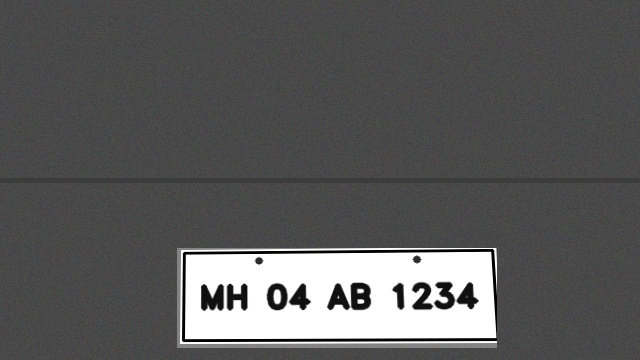
#> input picture ai/anpr/resources/sample_plate.jpg, 640 x 360 px
$ python -i preprocess.py   (imports and definitions only)
#> lines starting #> are read from the running program, lines starting #| are printed output that depends on the picture; after the words box and inside, x2 and y2 are one past the last pixel; in counts of white or black regions, pixels touching at a corner belong together
"""Image preprocessing variants for gate-slip OCR.

Ported from docs/ocr_gate_docs.py::ocr_photo — grayscale → EXIF transpose →
2× upscale → autocontrast (+ optional binarise / sharpen). Deterministic.
"""
from __future__ import annotations

import io
from typing import Any, List, Tuple


def load_pil():
    """Import PIL lazily so unit tests of extractors don't need Pillow."""
    from PIL import Image, ImageOps

    return Image, ImageOps


def variants_from_bytes(
    raw: bytes,
    *,
    binarize_threshold: int = 140,
) -> List[Tuple[str, Any]]:
    """Return named PIL images ready for Tesseract.

    Order matters for early-exit: autocontrast first (usually best recall),
    then sharpened (helps DP World truck lines), then binarised.
    """
#> called with binarize_threshold = 140
    Image, ImageOps = load_pil()
    from PIL import ImageFilter

    img = Image.open(io.BytesIO(raw))
#> img is the input picture: PIL image 640x360 RGB; mean R, G, B 90.5, 90.5, 90.5
    img = ImageOps.exif_transpose(img).convert("L")
#> img: PIL image 640x360 L
    big = img.resize((img.width * 2, img.height * 2), Image.LANCZOS)
    auto = ImageOps.autocontrast(big)
    sharp = auto.filter(ImageFilter.SHARPEN)
    thresh = auto.point(lambda p: 255 if p > binarize_threshold else 0)
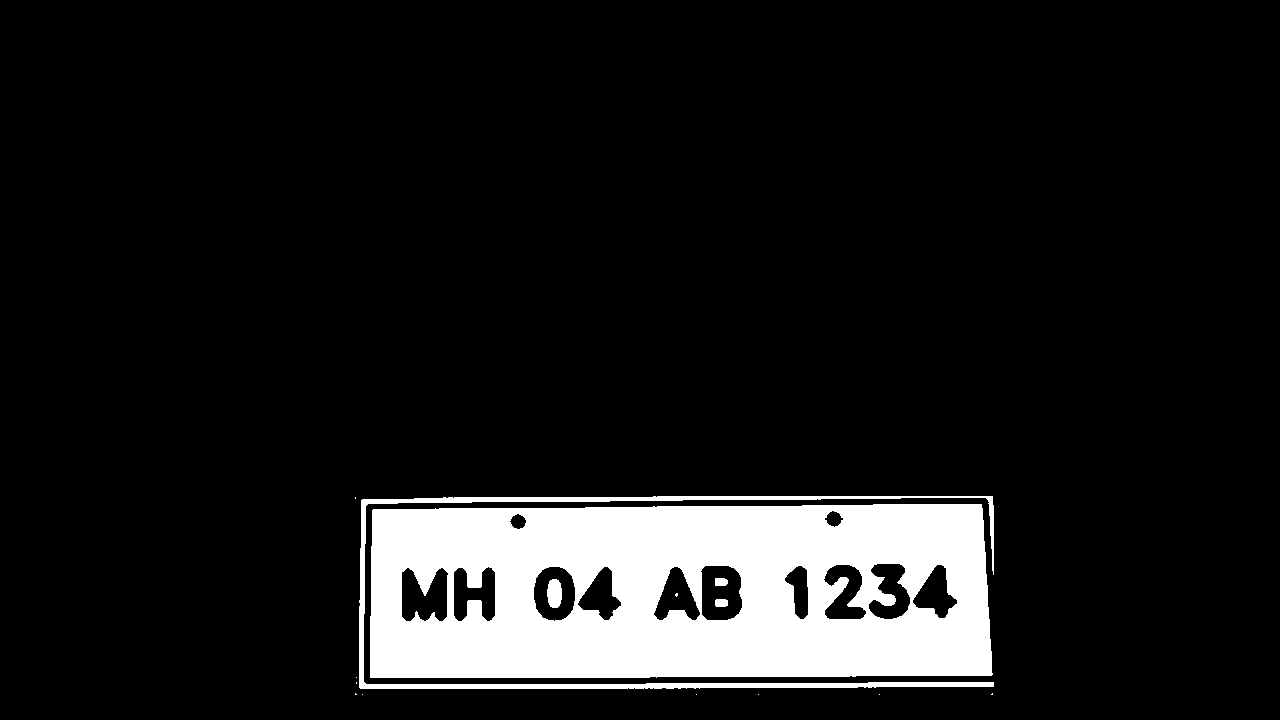
#> thresh: PIL image 1280x720 L; 10.7% white; 15 white regions (10 under 20 px), largest, box (x1, y1, x2, y2) and area: (370, 504, 993, 678) 90730, (359, 496, 994, 689) 6918, (547, 579, 562, 608) 362, (715, 599, 728, 607) 98, (715, 578, 728, 586) 97
    return [
        ("autocontrast", auto),
        ("sharpen", sharp),
        ("binarize", thresh),
    ]


def variants_from_path(
    path: str,
    *,
    binarize_threshold: int = 140,
) -> List[Tuple[str, Any]]:
    with open(path, "rb") as f:
        return variants_from_bytes(f.read(), binarize_threshold=binarize_threshold)

>>> result = variants_from_path('../../ai/anpr/resources/sample_plate.jpg')
#> result = 3 items
